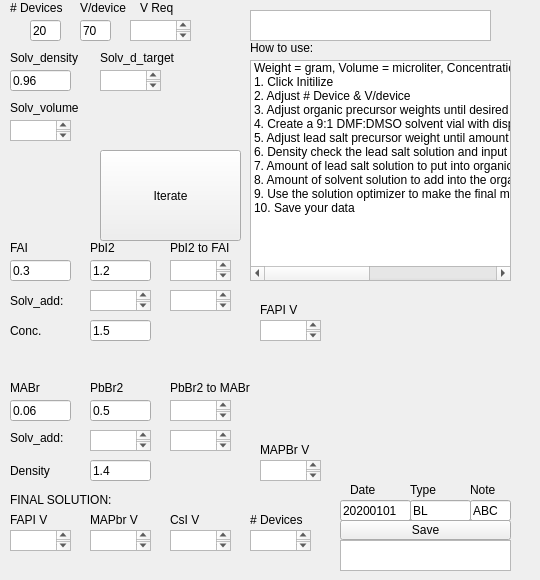
    <widget class="QWidget" name="tab">
     <attribute name="title">
      <string>Hybrid-PSK</string>
     </attribute>
     <widget class="QLabel" name="label">
      <property name="geometry">
       <rect>
        <x>10</x>
        <y>0</y>
        <width>60</width>
        <height>16</height>
       </rect>
      </property>
      <property name="text">
       <string># Devices</string>
      </property>
     </widget>
     <widget class="QLabel" name="label_2">
      <property name="geometry">
       <rect>
        <x>80</x>
        <y>0</y>
        <width>60</width>
        <height>16</height>
       </rect>
      </property>
      <property name="text">
       <string>V/device</string>
      </property>
     </widget>
     <widget class="QPushButton" name="savebutton_send">
      <property name="geometry">
       <rect>
        <x>340</x>
        <y>520</y>
        <width>171</width>
        <height>20</height>
       </rect>
      </property>
      <property name="text">
       <string>Save</string>
      </property>
     </widget>
     <widget class="QLabel" name="label_47">
      <property name="geometry">
       <rect>
        <x>140</x>
        <y>0</y>
        <width>60</width>
        <height>16</height>
       </rect>
      </property>
      <property name="text">
       <string>V Req</string>
      </property>
     </widget>
     <widget class="QTextBrowser" name="totalvolumeoutput">
      <property name="geometry">
       <rect>
        <x>130</x>
        <y>20</y>
        <width>61</width>
        <height>21</height>
       </rect>
      </property>
     </widget>
     <widget class="QLineEdit" name="solventdensity">
      <property name="geometry">
       <rect>
        <x>10</x>
        <y>70</y>
        <width>61</width>
        <height>21</height>
       </rect>
      </property>
      <property name="text">
       <string>0.96</string>
      </property>
     </widget>
     <widget class="QTextBrowser" name="solventtotalvolume">
      <property name="geometry">
       <rect>
        <x>10</x>
        <y>120</y>
        <width>61</width>
        <height>21</height>
       </rect>
      </property>
     </widget>
     <widget class="QLabel" name="label_15">
      <property name="geometry">
       <rect>
        <x>10</x>
        <y>50</y>
        <width>111</width>
        <height>16</height>
       </rect>
      </property>
      <property name="text">
       <string>Solv_density</string>
      </property>
     </widget>
     <widget class="QLineEdit" name="PbI2deinsitycheck">
      <property name="geometry">
       <rect>
        <x>90</x>
        <y>320</y>
        <width>61</width>
        <height>21</height>
       </rect>
      </property>
      <property name="text">
       <string>1.5</string>
      </property>
     </widget>
     <widget class="QTextBrowser" name="PbI2solventaddition_final">
      <property name="geometry">
       <rect>
        <x>170</x>
        <y>290</y>
        <width>61</width>
        <height>21</height>
       </rect>
      </property>
     </widget>
     <widget class="QTextBrowser" name="PbI2addition">
      <property name="geometry">
       <rect>
        <x>170</x>
        <y>260</y>
        <width>61</width>
        <height>21</height>
       </rect>
      </property>
     </widget>
     <widget class="QLineEdit" name="PbI2weight">
      <property name="geometry">
       <rect>
        <x>90</x>
        <y>260</y>
        <width>61</width>
        <height>21</height>
       </rect>
      </property>
      <property name="text">
       <string>1.2</string>
      </property>
     </widget>
     <widget class="QLabel" name="label_3">
      <property name="geometry">
       <rect>
        <x>90</x>
        <y>240</y>
        <width>60</width>
        <height>16</height>
       </rect>
      </property>
      <property name="text">
       <string>PbI2</string>
      </property>
     </widget>
     <widget class="QTextBrowser" name="FAPI_v">
      <property name="geometry">
       <rect>
        <x>260</x>
        <y>320</y>
        <width>61</width>
        <height>21</height>
       </rect>
      </property>
     </widget>
     <widget class="QLabel" name="label_4">
      <property name="geometry">
       <rect>
        <x>10</x>
        <y>240</y>
        <width>60</width>
        <height>16</height>
       </rect>
      </property>
      <property name="text">
       <string>FAI</string>
      </property>
     </widget>
     <widget class="QLabel" name="label_17">
      <property name="geometry">
       <rect>
        <x>260</x>
        <y>300</y>
        <width>51</width>
        <height>20</height>
       </rect>
      </property>
      <property name="text">
       <string>FAPI V</string>
      </property>
     </widget>
     <widget class="QLabel" name="label_16">
      <property name="geometry">
       <rect>
        <x>170</x>
        <y>240</y>
        <width>101</width>
        <height>16</height>
       </rect>
      </property>
      <property name="text">
       <string>PbI2 to FAI</string>
      </property>
     </widget>
     <widget class="QLabel" name="label_21">
      <property name="geometry">
       <rect>
        <x>10</x>
        <y>290</y>
        <width>61</width>
        <height>21</height>
       </rect>
      </property>
      <property name="text">
       <string>Solv_add:</string>
      </property>
     </widget>
     <widget class="QLineEdit" name="FAIweight">
      <property name="geometry">
       <rect>
        <x>10</x>
        <y>260</y>
        <width>61</width>
        <height>21</height>
       </rect>
      </property>
      <property name="text">
       <string>0.3</string>
      </property>
     </widget>
     <widget class="QTextBrowser" name="PbI2solventvoladdition">
      <property name="geometry">
       <rect>
        <x>90</x>
        <y>290</y>
        <width>61</width>
        <height>21</height>
       </rect>
      </property>
     </widget>
     <widget class="QLabel" name="label_39">
      <property name="geometry">
       <rect>
        <x>10</x>
        <y>380</y>
        <width>60</width>
        <height>16</height>
       </rect>
      </property>
      <property name="text">
       <string>MABr</string>
      </property>
     </widget>
     <widget class="QTextBrowser" name="PbBr2addition">
      <property name="geometry">
       <rect>
        <x>170</x>
        <y>400</y>
        <width>61</width>
        <height>21</height>
       </rect>
      </property>
     </widget>
     <widget class="QLineEdit" name="MABrweight">
      <property name="geometry">
       <rect>
        <x>10</x>
        <y>400</y>
        <width>61</width>
        <height>21</height>
       </rect>
      </property>
      <property name="text">
       <string>0.06</string>
      </property>
     </widget>
     <widget class="QLineEdit" name="PbBr2deinsitycheck">
      <property name="geometry">
       <rect>
        <x>90</x>
        <y>460</y>
        <width>61</width>
        <height>21</height>
       </rect>
      </property>
      <property name="text">
       <string>1.4</string>
      </property>
     </widget>
     <widget class="QLabel" name="label_40">
      <property name="geometry">
       <rect>
        <x>260</x>
        <y>440</y>
        <width>61</width>
        <height>20</height>
       </rect>
      </property>
      <property name="text">
       <string>MAPBr V</string>
      </property>
     </widget>
     <widget class="QLabel" name="label_41">
      <property name="geometry">
       <rect>
        <x>170</x>
        <y>380</y>
        <width>101</width>
        <height>16</height>
       </rect>
      </property>
      <property name="text">
       <string>PbBr2 to MABr</string>
      </property>
     </widget>
     <widget class="QTextBrowser" name="MAPBr_v">
      <property name="geometry">
       <rect>
        <x>260</x>
        <y>460</y>
        <width>61</width>
        <height>21</height>
       </rect>
      </property>
     </widget>
     <widget class="QTextBrowser" name="PbBr2solventaddition_final">
      <property name="geometry">
       <rect>
        <x>170</x>
        <y>430</y>
        <width>61</width>
        <height>21</height>
       </rect>
      </property>
     </widget>
     <widget class="QLabel" name="label_42">
      <property name="geometry">
       <rect>
        <x>90</x>
        <y>380</y>
        <width>60</width>
        <height>16</height>
       </rect>
      </property>
      <property name="text">
       <string>PbBr2</string>
      </property>
     </widget>
     <widget class="QTextBrowser" name="PbBr2solventvoladdition">
      <property name="geometry">
       <rect>
        <x>90</x>
        <y>430</y>
        <width>61</width>
        <height>21</height>
       </rect>
      </property>
     </widget>
     <widget class="QLineEdit" name="PbBr2weight">
      <property name="geometry">
       <rect>
        <x>90</x>
        <y>400</y>
        <width>61</width>
        <height>21</height>
       </rect>
      </property>
      <property name="text">
       <string>0.5</string>
      </property>
     </widget>
     <widget class="QLabel" name="label_43">
      <property name="geometry">
       <rect>
        <x>10</x>
        <y>430</y>
        <width>61</width>
        <height>16</height>
       </rect>
      </property>
      <property name="text">
       <string>Solv_add:</string>
      </property>
     </widget>
     <widget class="QTextBrowser" name="MAPBr_v_mix">
      <property name="geometry">
       <rect>
        <x>90</x>
        <y>530</y>
        <width>61</width>
        <height>21</height>
       </rect>
      </property>
     </widget>
     <widget class="QLabel" name="label_44">
      <property name="geometry">
       <rect>
        <x>170</x>
        <y>510</y>
        <width>51</width>
        <height>20</height>
       </rect>
      </property>
      <property name="text">
       <string>CsI V</string>
      </property>
     </widget>
     <widget class="QLabel" name="label_45">
      <property name="geometry">
       <rect>
        <x>10</x>
        <y>510</y>
        <width>51</width>
        <height>20</height>
       </rect>
      </property>
      <property name="text">
       <string>FAPI V</string>
      </property>
     </widget>
     <widget class="QLabel" name="label_46">
      <property name="geometry">
       <rect>
        <x>90</x>
        <y>510</y>
        <width>61</width>
        <height>20</height>
       </rect>
      </property>
      <property name="text">
       <string>MAPbr V</string>
      </property>
     </widget>
     <widget class="QTextBrowser" name="FAPI_v_mix">
      <property name="geometry">
       <rect>
        <x>10</x>
        <y>530</y>
        <width>61</width>
        <height>21</height>
       </rect>
      </property>
     </widget>
     <widget class="QTextBrowser" name="CsI_v_mix">
      <property name="geometry">
       <rect>
        <x>170</x>
        <y>530</y>
        <width>61</width>
        <height>21</height>
       </rect>
      </property>
     </widget>
     <widget class="QTextBrowser" name="savepath">
      <property name="geometry">
       <rect>
        <x>340</x>
        <y>540</y>
        <width>171</width>
        <height>31</height>
       </rect>
      </property>
     </widget>
     <widget class="QTextBrowser" name="datevalue">
      <property name="geometry">
       <rect>
        <x>250</x>
        <y>10</y>
        <width>241</width>
        <height>31</height>
       </rect>
      </property>
     </widget>
     <widget class="QLineEdit" name="DeviceCount">
      <property name="geometry">
       <rect>
        <x>30</x>
        <y>20</y>
        <width>31</width>
        <height>21</height>
       </rect>
      </property>
      <property name="text">
       <string>20</string>
      </property>
     </widget>
     <widget class="QLineEdit" name="Volumeperdevice">
      <property name="geometry">
       <rect>
        <x>80</x>
        <y>20</y>
        <width>31</width>
        <height>21</height>
       </rect>
      </property>
      <property name="text">
       <string>70</string>
      </property>
     </widget>
     <widget class="QPushButton" name="run_send">
      <property name="geometry">
       <rect>
        <x>100</x>
        <y>150</y>
        <width>141</width>
        <height>91</height>
       </rect>
      </property>
      <property name="text">
       <string>Iterate</string>
      </property>
     </widget>
     <widget class="QTextBrowser" name="DeviceCount_final">
      <property name="geometry">
       <rect>
        <x>250</x>
        <y>530</y>
        <width>61</width>
        <height>21</height>
       </rect>
      </property>
     </widget>
     <widget class="QLabel" name="label_49">
      <property name="geometry">
       <rect>
        <x>250</x>
        <y>510</y>
        <width>71</width>
        <height>20</height>
       </rect>
      </property>
      <property name="text">
       <string># Devices</string>
      </property>
     </widget>
     <widget class="QLabel" name="label_22">
      <property name="geometry">
       <rect>
        <x>10</x>
        <y>320</y>
        <width>51</width>
        <height>21</height>
       </rect>
      </property>
      <property name="text">
       <string>Conc.</string>
      </property>
     </widget>
     <widget class="QLabel" name="label_23">
      <property name="geometry">
       <rect>
        <x>10</x>
        <y>460</y>
        <width>51</width>
        <height>21</height>
       </rect>
      </property>
      <property name="text">
       <string>Density</string>
      </property>
     </widget>
     <widget class="QListWidget" name="listWidget">
      <property name="geometry">
       <rect>
        <x>250</x>
        <y>60</y>
        <width>261</width>
        <height>221</height>
       </rect>
      </property>
      <item>
       <property name="text">
        <string>Weight = gram, Volume = microliter, Concentration = g/mL</string>
       </property>
      </item>
      <item>
       <property name="text">
        <string>1. Click Initilize</string>
       </property>
      </item>
      <item>
       <property name="text">
        <string>2. Adjust # Device &amp; V/device</string>
       </property>
      </item>
      <item>
       <property name="text">
        <string>3. Adjust organic precursor weights until desired # Devices</string>
       </property>
      </item>
      <item>
       <property name="text">
        <string>4. Create a 9:1 DMF:DMSO solvent vial with displayed amount of solvent + 0.5mL</string>
       </property>
      </item>
      <item>
       <property name="text">
        <string>5. Adjust lead salt precursor weight until amount in solution is greater than amount to put into FAI by 300uL</string>
       </property>
      </item>
      <item>
       <property name="text">
        <string>6. Density check the lead salt solution and input the value</string>
       </property>
      </item>
      <item>
       <property name="text">
        <string>7. Amount of lead salt solution to put into organic precusor is displayed</string>
       </property>
      </item>
      <item>
       <property name="text">
        <string>8. Amount of solvent solution to add into the organic precursor is displayed</string>
       </property>
      </item>
      <item>
       <property name="text">
        <string>9. Use the solution optimizer to make the final mixture</string>
       </property>
      </item>
      <item>
       <property name="text">
        <string>10. Save your data</string>
       </property>
      </item>
     </widget>
     <widget class="QLabel" name="label_19">
      <property name="geometry">
       <rect>
        <x>10</x>
        <y>100</y>
        <width>111</width>
        <height>16</height>
       </rect>
      </property>
      <property name="text">
       <string>Solv_volume</string>
      </property>
     </widget>
     <widget class="QLabel" name="label_20">
      <property name="geometry">
       <rect>
        <x>250</x>
        <y>40</y>
        <width>141</width>
        <height>16</height>
       </rect>
      </property>
      <property name="text">
       <string>How to use:</string>
      </property>
     </widget>
     <widget class="QLabel" name="label_50">
      <property name="geometry">
       <rect>
        <x>350</x>
        <y>480</y>
        <width>61</width>
        <height>20</height>
       </rect>
      </property>
      <property name="text">
       <string>Date</string>
      </property>
     </widget>
     <widget class="QLineEdit" name="date_input">
      <property name="geometry">
       <rect>
        <x>340</x>
        <y>500</y>
        <width>71</width>
        <height>21</height>
       </rect>
      </property>
      <property name="text">
       <string>20200101</string>
      </property>
     </widget>
     <widget class="QLineEdit" name="solutiontype_input">
      <property name="geometry">
       <rect>
        <x>410</x>
        <y>500</y>
        <width>61</width>
        <height>21</height>
       </rect>
      </property>
      <property name="text">
       <string>BL</string>
      </property>
     </widget>
     <widget class="QLineEdit" name="note_input">
      <property name="geometry">
       <rect>
        <x>470</x>
        <y>500</y>
        <width>41</width>
        <height>21</height>
       </rect>
      </property>
      <property name="text">
       <string>ABC</string>
      </property>
     </widget>
     <widget class="QLabel" name="label_51">
      <property name="geometry">
       <rect>
        <x>410</x>
        <y>480</y>
        <width>61</width>
        <height>20</height>
       </rect>
      </property>
      <property name="text">
       <string>Type</string>
      </property>
     </widget>
     <widget class="QLabel" name="label_52">
      <property name="geometry">
       <rect>
        <x>470</x>
        <y>480</y>
        <width>61</width>
        <height>20</height>
       </rect>
      </property>
      <property name="text">
       <string>Note</string>
      </property>
     </widget>
     <widget class="QLabel" name="label_48">
      <property name="geometry">
       <rect>
        <x>10</x>
        <y>490</y>
        <width>141</width>
        <height>20</height>
       </rect>
      </property>
      <property name="text">
       <string>FINAL SOLUTION:</string>
      </property>
     </widget>
     <widget class="QLabel" name="label_27">
      <property name="geometry">
       <rect>
        <x>100</x>
        <y>50</y>
        <width>111</width>
        <height>16</height>
       </rect>
      </property>
      <property name="text">
       <string>Solv_d_target</string>
      </property>
     </widget>
     <widget class="QTextBrowser" name="solvent_target_output">
      <property name="geometry">
       <rect>
        <x>100</x>
        <y>70</y>
        <width>61</width>
        <height>21</height>
       </rect>
      </property>
     </widget>
    </widget>
